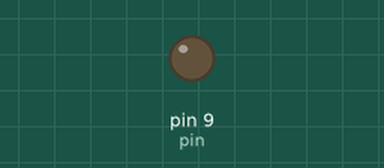
This sketch was run on a simulated Arduino Uno, built with avr-gcc and run on an emulated ATmega328P. On the bench: output pins drawn as LEDs (lit = HIGH).

Above: at 0.05 s.
Timing chart, 0 to 5.9 s (numbered marks = the images above):
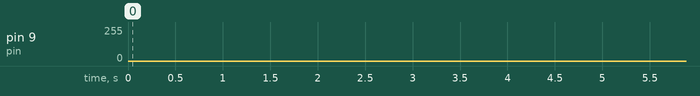

The sketch:

fading_led.ino
```cpp
int pin = 9;
int v = 0;
bool isIncreasing = true;

void setup() {
  pinMode(pin, OUTPUT);
}

void loop() {

  analogWrite(pin, v);

  if(isIncreasing){
    v++;
    if(v>=255){
      isIncreasing = false;
    }
  }
  else{
    v--;
    if(v<=0){
      isIncreasing = true;
    }
  }

  delay(5);

}
```
